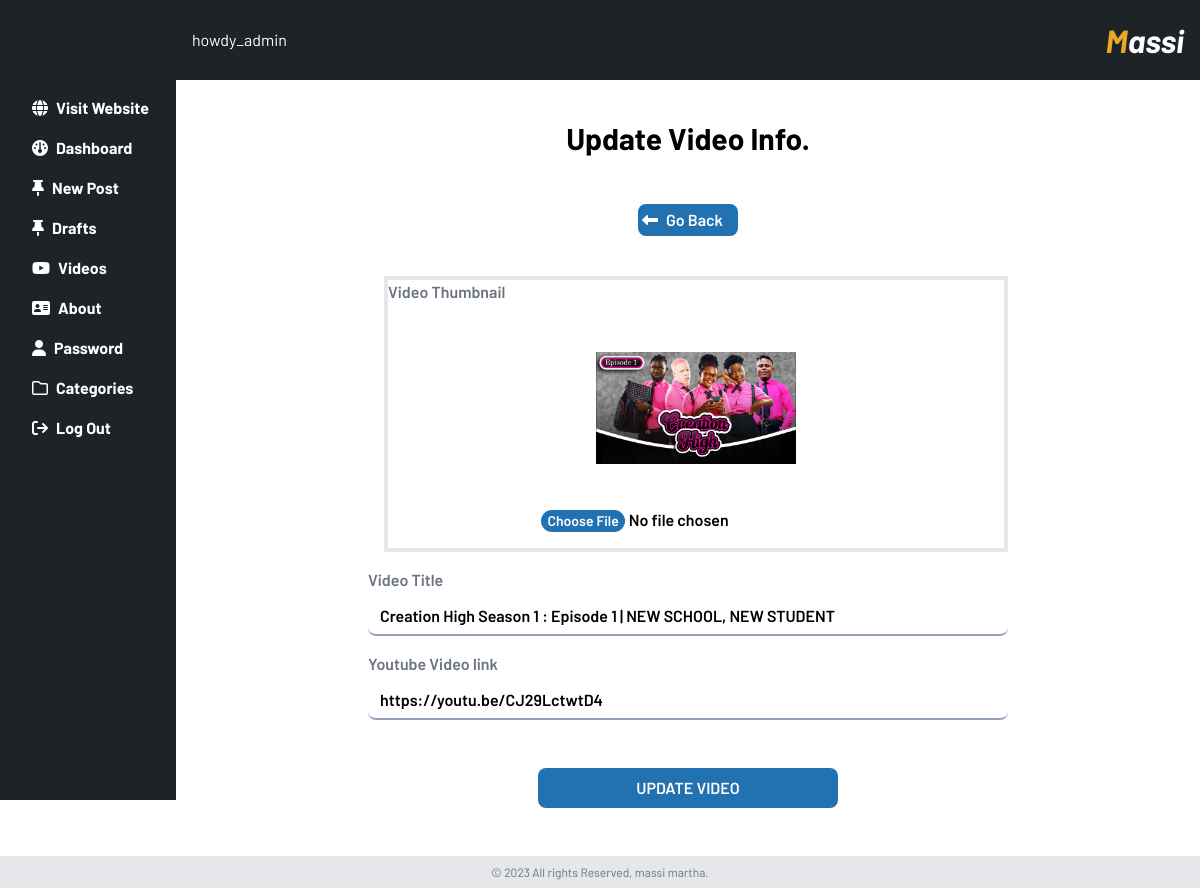
Screenshot of /admin_panel/edit_video?id=14 (signed in) with the database file from the repository.
### tables this page shows
CREATE TABLE `tbl_vlogs` (
  `id` int(11) NOT NULL,
  `name_of_vid` text NOT NULL,
  `thumbnail` text NOT NULL,
  `vid_link` text NOT NULL
);

### admin_panel/edit_video.php (the view, shortened to what this page needs)
<?php
include '../config/config.inc.php';
include 'partials/header-add.php';
?>
<?php
if(isset($_GET['id'])){
  $id = $_GET['id'];
  $sql2 = "SELECT * FROM tbl_vlogs WHERE id=$id";
  $res2 = mysqli_query($conn, $sql2);
  $row = mysqli_fetch_assoc($res2);
    $nameofvid=$row['name_of_vid'];
    $ytlink=$row['vid_link'];
    $current_image=$row['thumbnail'];
}
    ?>
<div class="w-full flex justify-center items-center p-8 mt-2">
<form class="w-full lg:w-2/3 space-y-4 font-semibold" method="post" enctype="multipart/form-data">
<div class="text-center mb-6">
<p class="text-3xl header_h1">Update Video Info.</p>
</div>
<div class=" my-6  lg:mt-12 w-full flex justify-center">
<p id="go-back" class="w-[100px] cursor-pointer p-1 my-6 font-semibold bg-[#2271B1] text-white rounded-lg "><i class="fa-solid fa-left-long mr-2"></i>Go Back</p>
</div>
      <div class="font-semibold lg:ml-4 border-4">
        <label class="block mb-1 text-gray-500" for="forms-labelOverInputCode">Video Thumbnail</label>
        <div class="flex justify-center items-center flex-col">
     <img src="../images/<?php echo $current_image; ?>" alt="prof_image" class="w-[200px] h-[200px] rounded-md object-contain" id="imgDisplay">
     <input class=" h-10 px-3 focus:outline-none file:border-0  file:rounded-full file:text-sm cursor-pointer file:font-semibold file:bg-[#2271B1] file:text-white" type="file" name="image" onChange="displayImage(this)"/>
     </div>
      </div>
      <div class="font-semibold">
        <label class="block mb-1 text-gray-500" for="forms-labelOverInputCode">Video Title</label>
        <input class="w-full h-10 px-3  border-slate-400 placeholder-gray-300 border-b-2 rounded-lg focus:outline-none focus:border-[#2271B1]" type="text" name="title" value="<?php echo $nameofvid; ?>" required/>
      </div>
      <div class="font-semibold">
        <label class="block mb-1 text-gray-500" for="forms-labelOverInputCode">Youtube Video link </label>
        <input class="w-full h-10 px-3  border-slate-400 placeholder-gray-300 border-b-2 rounded-lg focus:outline-none focus:border-[#2271B1]" type="url" name="yt" value="<?php echo $ytlink; ?>" required/>
      </div>
 <div class="w-full flex justify-center flex-col items-center my-8">
   <input class="w-1/2 lg:w-[300px] h-10 px-3 mt-8 font-semibold bg-[#2271B1] cursor-pointer text-white rounded-lg focus:outline-none" type="submit" name="save_vid" value="UPDATE VIDEO"/>
   </div>
  </form>
</div>
<?php include 'partials/footer.php'; ?>

### css/main.css (style rules this page uses)
* { margin: 0; padding: 0; box-sizing: border-box; }
body { font-family: 'Barlow', sans-serif; font-weight: 400; }
.header_h1 { font-weight: 700; }

### rows the page displays
tbl_vlogs: thumbnail (picture), title "Creation High Season 1 : Episode 1 | NEW SCHOOL, NEW STUDENT", yt "https://youtu.be/CJ29LctwtD4"
